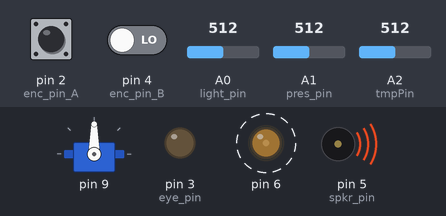
The sketch below on a simulated Arduino Uno, built with avr-gcc and run on an emulated ATmega328P. Parts: servo, output pins drawn as LEDs (lit = HIGH), buzzer (waves = sounding). Dashed ring = blinking. The test bench sets the inputs (shaded band); at power-on: A0 (light_pin) = 512, A1 (pres_pin) = 512, A2 (tmpPin) = 512, pin 2 (enc_pin_A) HIGH, pin 4 (enc_pin_B) LOW. What the sketch prints to the serial monitor is not drawn.

Above: at 0.85 s.
1.3 s: A0 (light_pin) set to 206
4.3 s: A0 (light_pin) set to 184
At 4.63 s:
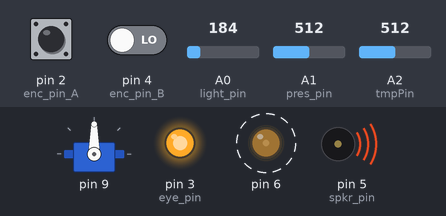
7.3 s: A1 (pres_pin) set to 12
At 7.48 s:
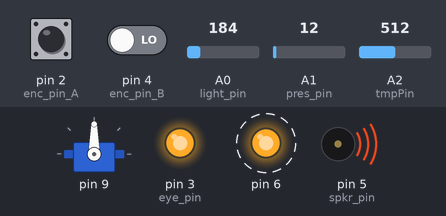
10.3 s: A1 (pres_pin) set to 9
At 11.59 s:
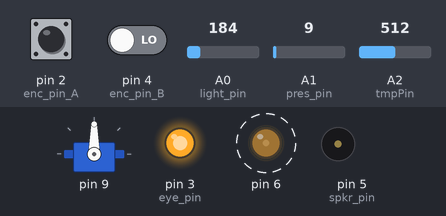
13.3 s: A2 (tmpPin) set to 168
At 14.35 s:
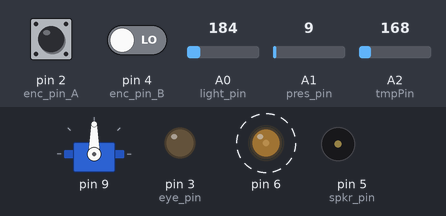
16.3 s: A2 (tmpPin) set to 157
Timing chart, 0 to 36.0 s (numbered marks = the images above; inputs shaded):
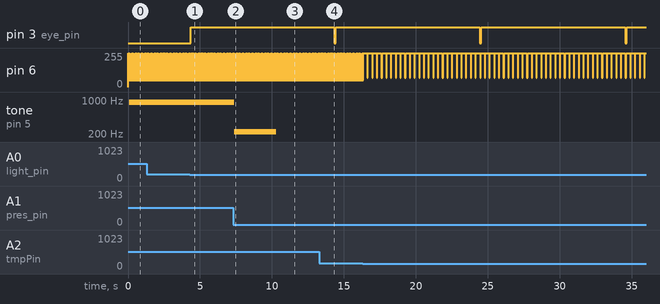

Measured:
- the behaviour switches between 200 and 199 on A0 (light_pin) (found by bisection; images 0 and 1)
- the behaviour switches between 11 and 10 on A1 (pres_pin) (found by bisection; images 2 and 3)
- after the input at 4.3 s, pin 3 (eye_pin): LOW → HIGH after 0.05 s
- after the input at 7.3 s, tone on pin 5 (spkr_pin): 894 Hz → 222 Hz after 0.08 s
- after the input at 10.3 s, tone on pin 5 (spkr_pin): 222 Hz → silent at once
- by itself, pin 6: repeats every 0.33 s: 255/255 0.29 s, 71/255 0.04 s

The sketch:

first-robot-code.ino
```cpp
#include <Servo.h>

class Enc
{

	int enc_pin_A = 2;
	int enc_pin_B = 4;
	int encPos;
	unsigned long encInterval;
	unsigned long encLastUpdate;
	unsigned char enc_A;
	unsigned char enc_B;
	unsigned char enc_A_prev;
	int inc;

  public:
  Enc(int interval)
	{
		encInterval = interval;
    encLastUpdate = 0;
		inc = 5;
	}

	int Update(int pos)
	{
    encPos = pos;

  	if((millis() - encLastUpdate) > encInterval)
		{

			encLastUpdate = millis();

			// Read encoder pins
			enc_A = digitalRead(enc_pin_A);
  		enc_B = digitalRead(enc_pin_B);

   		if((!enc_A) && (enc_A_prev))
   		{
     		// A has gone from high to low
   			if(enc_B)
   			{
       		// B is high so clockwise
     			if(encPos + inc <= 155)
          {
            encPos += inc;
          }
          else
          {
            encPos = 155;
          }
   			}

  			else
   			{
      		// B is low so counter-clockwise
     			if(encPos - inc >= 25)
          {
            encPos -= inc;
          }
          else
          {
            encPos = 25;
          }
   			}
   		}

   		enc_A_prev = enc_A;     // Store value of A for next time
      Serial.println(encPos);
		}

   		return(encPos);
	}
};

class Sweeper
{
  Servo servo;
  int increment;        // increment to move for each interval
  int  updateInterval;      // interval between updates
  unsigned long lastUpdate; // last update of position

  public:
  Sweeper(int interval)
  {
    updateInterval = interval;
  }

  void Attach(int pin)
  {
    servo.attach(pin);
  }

  void Detach()
  {
    servo.detach();
  }

  void Update(int pos)
  {
    if((millis() - lastUpdate) > updateInterval)  // time to update
    {
      lastUpdate = millis();

      servo.write(pos);

    }
  }
};

class Heart
{

  int heartPin;
  int onTime;
  int ledState;

  unsigned long previousMillis;

  public:
  Heart(int pin)
  {
    heartPin = pin;
    pinMode(heartPin, OUTPUT);
    analogWrite(heartPin, 255);

    ledState = 0;
    previousMillis = 0;
    onTime = 40;
  }

  void Update(int off, int brightness)
  {

    unsigned long currentMillis = millis();

    // it's off and been off long enough
    if((ledState == 0) && (currentMillis - previousMillis >= off))  // time to update
    {

      analogWrite(heartPin, brightness);
      previousMillis = currentMillis;
      ledState = 1;

    }

    // it's off and been off long enough
    if((ledState == 1) && (currentMillis - previousMillis >= onTime))  // time to update
    {

      analogWrite(heartPin, 255);
      previousMillis = currentMillis;
      ledState = 0;

    }

  }
};

class Temp
{

  int tmpPin;
  float tmp_val;
  unsigned long previousMillis;
  unsigned long updateInterval;

  public:
  Temp(int interval)
  {
    previousMillis = 0;
    updateInterval = interval;
    tmpPin = 2;
  }

  float Update()
  {
    unsigned long currentMillis = millis();

    if(currentMillis - previousMillis > updateInterval) {
      tmp_val = analogRead(tmpPin);
      tmp_val = tmp_val * 5.0/1024;
      tmp_val = (((tmp_val - .5) * 100) * (9.0/5.0)) + 32;
      previousMillis = currentMillis;
      //Serial.println(tmp_val);
    }

    return(tmp_val);
  }
};

class LightEye
{

  int light_pin = 0;
  int light_val;
  int eye_pin = 3;
  int eye_val;
  unsigned long previousMillis;
  unsigned long updateInterval;
  int eye_state;
  unsigned long lastOn;

  public:
  LightEye(int interval)
  {
    pinMode(eye_pin, OUTPUT);
    digitalWrite(eye_pin, 0);
    previousMillis = 0;
    updateInterval = interval;
    int eye_state = 0;

  }

  void Update()
  {
    unsigned long currentMillis = millis();

    if(currentMillis - previousMillis > updateInterval) {
      light_val = analogRead(light_pin);
      //Serial.println(light_val);
      if ((eye_state == 0) && (light_val < 200)) {
        digitalWrite(eye_pin, 1);
        lastOn = currentMillis;
        eye_state = 1;
      }

      if((eye_state == 1) && (currentMillis - lastOn > 10000)) {
        digitalWrite(eye_pin, 0);
        eye_state = 0;
      }

      previousMillis = currentMillis;

    }

  }
};

class PresSpkr
{

  int pres_pin = 1;
  int pres_val;
  int spkr_pin = 5;
  int spkr_val;
  unsigned long previousMillis;
  unsigned long updateInterval;

  public:
  PresSpkr(int interval)
  {
    pinMode(spkr_pin, OUTPUT);
    previousMillis = 0;
    updateInterval = interval;
  }

  void Update()
  {
    unsigned long currentMillis = millis();

    if(currentMillis - previousMillis > updateInterval) {
      pres_val = analogRead(pres_pin);
      //Serial.println(pres_val);
      previousMillis = currentMillis;

      if (pres_val > 10) {
        tone(spkr_pin, map(pres_val, 10, 1000, 220, 1550));
      }

      else {
        noTone(spkr_pin);
      }
    }
  }
};

Sweeper sweeper1(10);
Enc enc1(4);
Heart heart1(6);
Temp temp1(50);
PresSpkr presSpeak1(100);
LightEye lightEye1(100);

int pos = 90;
int newPos = 90;
float currTemp;
int ledBright;
int offTime;

void setup()
{
  Serial.begin(9600);
  sweeper1.Attach(9);
}


void loop()
{

  if(newPos != pos) {
    sweeper1.Update(pos);
    pos = newPos;
  }

  newPos = enc1.Update(pos);

  currTemp = temp1.Update();
  ledBright = constrain(map(currTemp, 70, 80, 254, 50), 50, 250);
  offTime = constrain(map(currTemp, 65, 80, 4000, 20), 20, 3000);
  heart1.Update(offTime, ledBright);

  presSpeak1.Update();
  lightEye1.Update();


}
```
